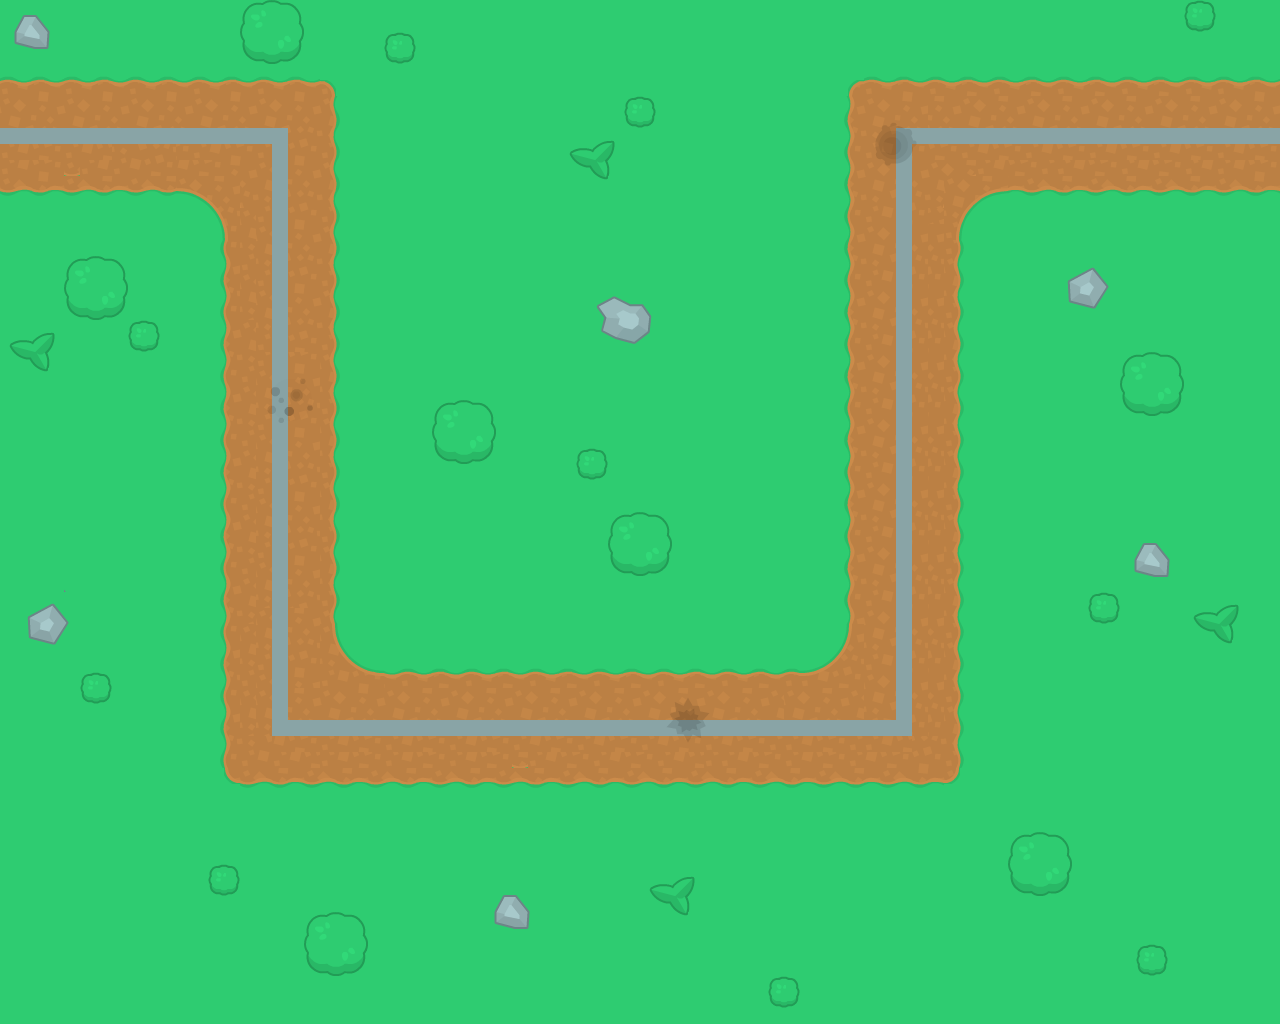

A 2D game scene composited from a Tiled map and its tileset images. What follows is a short description and the map's XML, with each tile layer's data collapsed to a summary:
An orthogonal 80x64 tile map with 16x16 px tiles, 2 tile layers (background, Scenery) and 3 objects (Walkable_Area, Start_Point, End_Point).

<map version="1.2" tiledversion="1.2.5" orientation="orthogonal" renderorder="right-down" width="80" height="64" tilewidth="16" tileheight="16" infinite="0" nextlayerid="4" nextobjectid="6">
 <tileset firstgid="1" name="towerDefense_tilesheet" tilewidth="16" tileheight="16" tilecount="4784" columns="92">
  <image source="Tilesheet/towerDefense_tilesheet.png" width="1472" height="832" />
 </tileset>
 <layer id="1" name="background" width="80" height="64">
  <data>[5120 cells, 5120 non-empty, 145 distinct tile ids]</data>
 </layer>
 <layer id="2" name="Scenery" width="80" height="64">
  <data>[5120 cells, 329 non-empty, 123 distinct tile ids]</data>
 </layer>
 <objectgroup id="3" name="Objects">
  <object id="3" name="Walkable_Area" type="Walkable_Area" x="1.66667" y="83.3333">
   <polygon points="0.75,47.75 284,47.3333 283.667,639 896.583,641.167 897.292,47.5417 1275.3,46.9167 1296.38,46.9167 1296.45,58.5 1275.33,58.7917 907.958,58 907.75,650.583 274,650 273.083,57 1.16125,57.3175 -35.1667,57.5 -35.25,47.75" />
  </object>
  <object id="4" name="Start_Point" type="Start_Point" x="-21.75" y="135.583" />
  <object id="5" name="End_Point" type="End_Point" x="1292.58" y="135.5" />
 </objectgroup>
</map>
